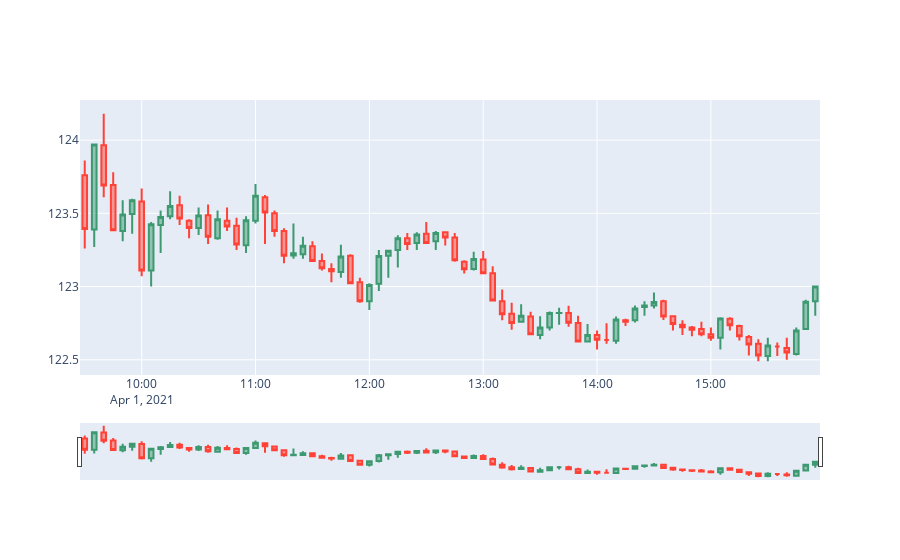

Notebook code cell kept with this figure:
### Code cell
plot_candlestick(data.index, data['Open'], data['High'], data['Low'], data['Adj Close'])
